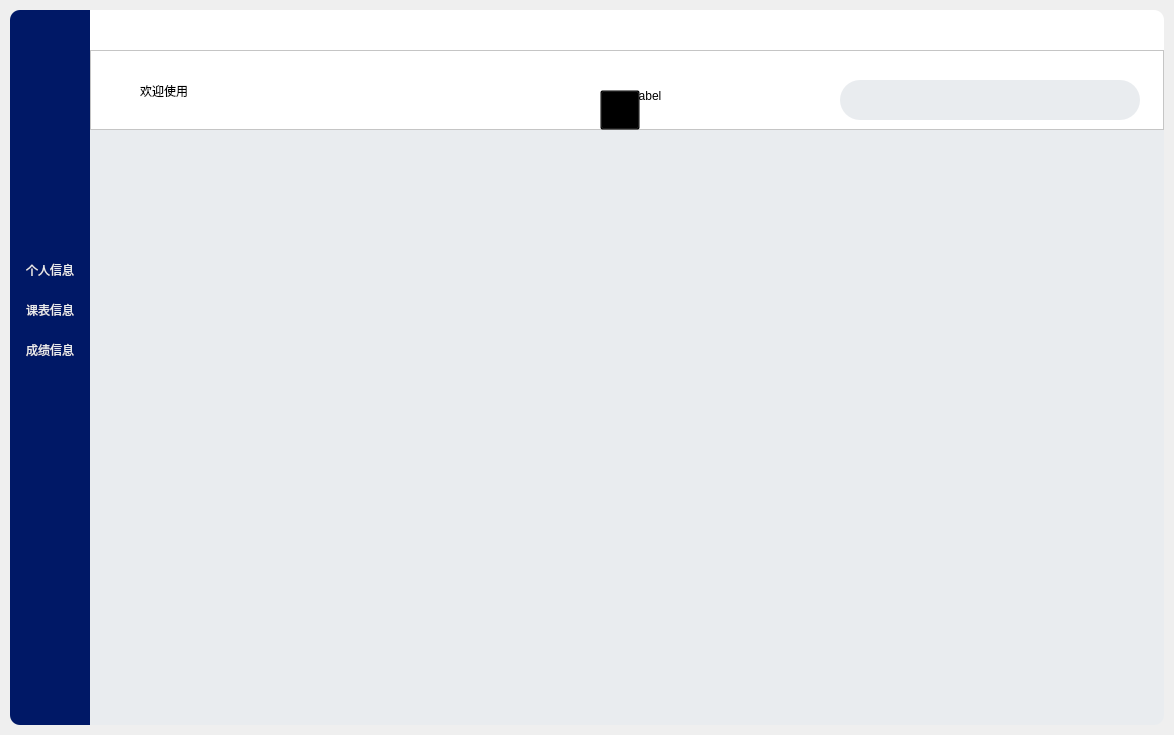
<?xml version="1.0" encoding="UTF-8"?>
<ui version="4.0">
 <class>Form</class>
 <widget class="QWidget" name="Form">
  <property name="geometry">
   <rect>
    <x>0</x>
    <y>0</y>
    <width>1174</width>
    <height>735</height>
   </rect>
  </property>
  <property name="sizePolicy">
   <sizepolicy hsizetype="Fixed" vsizetype="Fixed">
    <horstretch>0</horstretch>
    <verstretch>0</verstretch>
   </sizepolicy>
  </property>
  <property name="windowTitle">
   <string>Form</string>
  </property>
  <widget class="QFrame" name="leftFream">
   <property name="geometry">
    <rect>
     <x>10</x>
     <y>10</y>
     <width>80</width>
     <height>715</height>
    </rect>
   </property>
   <property name="sizePolicy">
    <sizepolicy hsizetype="Fixed" vsizetype="Fixed">
     <horstretch>0</horstretch>
     <verstretch>0</verstretch>
    </sizepolicy>
   </property>
   <property name="styleSheet">
    <string notr="true">background-color: rgb(0, 24, 102);
border-top-left-radius:10px;
border-bottom-left-radius:10px;</string>
   </property>
   <property name="frameShape">
    <enum>QFrame::StyledPanel</enum>
   </property>
   <property name="frameShadow">
    <enum>QFrame::Raised</enum>
   </property>
   <widget class="QLabel" name="headLable">
    <property name="geometry">
     <rect>
      <x>0</x>
      <y>40</y>
      <width>80</width>
      <height>80</height>
     </rect>
    </property>
    <property name="sizePolicy">
     <sizepolicy hsizetype="Fixed" vsizetype="Fixed">
      <horstretch>0</horstretch>
      <verstretch>0</verstretch>
     </sizepolicy>
    </property>
    <property name="text">
     <string/>
    </property>
   </widget>
   <widget class="QPushButton" name="leftButton1">
    <property name="geometry">
     <rect>
      <x>0</x>
      <y>240</y>
      <width>80</width>
      <height>40</height>
     </rect>
    </property>
    <property name="styleSheet">
     <string notr="true">color: rgb(233,236,239);
font: 12pt &quot;微软雅黑&quot;;
border-top-left-radius:0px;
border-bottom-left-radius:0px;</string>
    </property>
    <property name="text">
     <string>个人信息</string>
    </property>
   </widget>
   <widget class="QPushButton" name="leftButton2">
    <property name="geometry">
     <rect>
      <x>0</x>
      <y>280</y>
      <width>80</width>
      <height>40</height>
     </rect>
    </property>
    <property name="sizePolicy">
     <sizepolicy hsizetype="Fixed" vsizetype="Fixed">
      <horstretch>0</horstretch>
      <verstretch>0</verstretch>
     </sizepolicy>
    </property>
    <property name="styleSheet">
     <string notr="true">color: rgb(233,236,239);
font: 12pt &quot;微软雅黑&quot;;
border-top-left-radius:0px;
border-bottom-left-radius:0px;</string>
    </property>
    <property name="text">
     <string>课表信息</string>
    </property>
   </widget>
   <widget class="QPushButton" name="leftButton3">
    <property name="geometry">
     <rect>
      <x>0</x>
      <y>320</y>
      <width>80</width>
      <height>40</height>
     </rect>
    </property>
    <property name="sizePolicy">
     <sizepolicy hsizetype="Fixed" vsizetype="Fixed">
      <horstretch>0</horstretch>
      <verstretch>0</verstretch>
     </sizepolicy>
    </property>
    <property name="styleSheet">
     <string notr="true">color: rgb(233,236,239);
font: 12pt &quot;微软雅黑&quot;;
border-top-left-radius:0px;
border-bottom-left-radius:0px;</string>
    </property>
    <property name="text">
     <string>成绩信息</string>
    </property>
   </widget>
  </widget>
  <widget class="QFrame" name="topFream">
   <property name="geometry">
    <rect>
     <x>90</x>
     <y>10</y>
     <width>1074</width>
     <height>40</height>
    </rect>
   </property>
   <property name="sizePolicy">
    <sizepolicy hsizetype="Fixed" vsizetype="Fixed">
     <horstretch>0</horstretch>
     <verstretch>0</verstretch>
    </sizepolicy>
   </property>
   <property name="styleSheet">
    <string notr="true">background-color: rgb(255, 255, 255);
border-top-right-radius:10px;
</string>
   </property>
   <property name="frameShape">
    <enum>QFrame::StyledPanel</enum>
   </property>
   <property name="frameShadow">
    <enum>QFrame::Raised</enum>
   </property>
   <widget class="QPushButton" name="lineButton">
    <property name="geometry">
     <rect>
      <x>984</x>
      <y>0</y>
      <width>40</width>
      <height>40</height>
     </rect>
    </property>
    <property name="sizePolicy">
     <sizepolicy hsizetype="Fixed" vsizetype="Fixed">
      <horstretch>0</horstretch>
      <verstretch>0</verstretch>
     </sizepolicy>
    </property>
    <property name="text">
     <string/>
    </property>
   </widget>
   <widget class="QPushButton" name="closeButton">
    <property name="geometry">
     <rect>
      <x>1024</x>
      <y>0</y>
      <width>40</width>
      <height>40</height>
     </rect>
    </property>
    <property name="text">
     <string/>
    </property>
   </widget>
   <zorder>closeButton</zorder>
   <zorder>lineButton</zorder>
  </widget>
  <widget class="QFrame" name="midFream">
   <property name="geometry">
    <rect>
     <x>90</x>
     <y>50</y>
     <width>1074</width>
     <height>80</height>
    </rect>
   </property>
   <property name="sizePolicy">
    <sizepolicy hsizetype="Fixed" vsizetype="Fixed">
     <horstretch>0</horstretch>
     <verstretch>0</verstretch>
    </sizepolicy>
   </property>
   <property name="styleSheet">
    <string notr="true">background-color: rgb(255, 255, 255);
</string>
   </property>
   <property name="frameShape">
    <enum>QFrame::StyledPanel</enum>
   </property>
   <property name="frameShadow">
    <enum>QFrame::Raised</enum>
   </property>
   <widget class="QLabel" name="midlabel">
    <property name="geometry">
     <rect>
      <x>50</x>
      <y>20</y>
      <width>181</width>
      <height>41</height>
     </rect>
    </property>
    <property name="styleSheet">
     <string notr="true">font: 700 25pt &quot;微软雅黑&quot;;</string>
    </property>
    <property name="text">
     <string>欢迎使用</string>
    </property>
   </widget>
   <widget class="QLineEdit" name="lineEdit">
    <property name="geometry">
     <rect>
      <x>750</x>
      <y>30</y>
      <width>300</width>
      <height>40</height>
     </rect>
    </property>
    <property name="sizePolicy">
     <sizepolicy hsizetype="Fixed" vsizetype="Fixed">
      <horstretch>0</horstretch>
      <verstretch>0</verstretch>
     </sizepolicy>
    </property>
    <property name="contextMenuPolicy">
     <enum>Qt::PreventContextMenu</enum>
    </property>
    <property name="styleSheet">
     <string notr="true">background-color: rgb(233, 236, 239);
font: 15pt &quot;微软雅黑&quot;;
border:2px;
border-color: rgb(0,24,102);
border-radius:20px;
</string>
    </property>
    <property name="text">
     <string/>
    </property>
    <property name="maxLength">
     <number>15</number>
    </property>
    <property name="echoMode">
     <enum>QLineEdit::Normal</enum>
    </property>
    <property name="cursorPosition">
     <number>0</number>
    </property>
   </widget>
   <widget class="QPushButton" name="screenButton">
    <property name="geometry">
     <rect>
      <x>510</x>
      <y>40</y>
      <width>40</width>
      <height>40</height>
     </rect>
    </property>
    <property name="sizePolicy">
     <sizepolicy hsizetype="Fixed" vsizetype="Fixed">
      <horstretch>0</horstretch>
      <verstretch>0</verstretch>
     </sizepolicy>
    </property>
    <property name="focusPolicy">
     <enum>Qt::NoFocus</enum>
    </property>
    <property name="styleSheet">
     <string notr="true">background-color: rgba(0, 0, 0, 0);
selection-background-color: rgb(231,244,255);</string>
    </property>
    <property name="text">
     <string/>
    </property>
   </widget>
   <widget class="QLabel" name="label">
    <property name="geometry">
     <rect>
      <x>520</x>
      <y>30</y>
      <width>161</width>
      <height>31</height>
     </rect>
    </property>
    <property name="sizePolicy">
     <sizepolicy hsizetype="Fixed" vsizetype="Fixed">
      <horstretch>0</horstretch>
      <verstretch>0</verstretch>
     </sizepolicy>
    </property>
    <property name="styleSheet">
     <string notr="true">
font: 15pt &quot;幼圆&quot;;</string>
    </property>
    <property name="text">
     <string>TextLabel</string>
    </property>
   </widget>
   <zorder>midlabel</zorder>
   <zorder>lineEdit</zorder>
   <zorder>label</zorder>
   <zorder>screenButton</zorder>
  </widget>
  <widget class="QFrame" name="mainFream">
   <property name="geometry">
    <rect>
     <x>90</x>
     <y>130</y>
     <width>1074</width>
     <height>595</height>
    </rect>
   </property>
   <property name="sizePolicy">
    <sizepolicy hsizetype="Fixed" vsizetype="Fixed">
     <horstretch>0</horstretch>
     <verstretch>0</verstretch>
    </sizepolicy>
   </property>
   <property name="styleSheet">
    <string notr="true">background-color: rgb(233, 236, 239);

border-bottom-right-radius:10px;</string>
   </property>
   <property name="frameShape">
    <enum>QFrame::StyledPanel</enum>
   </property>
   <property name="frameShadow">
    <enum>QFrame::Raised</enum>
   </property>
   <widget class="QPushButton" name="pushButton">
    <property name="geometry">
     <rect>
      <x>0</x>
      <y>0</y>
      <width>0</width>
      <height>0</height>
     </rect>
    </property>
    <property name="text">
     <string/>
    </property>
   </widget>
   <widget class="QTableView" name="tableView">
    <property name="geometry">
     <rect>
      <x>0</x>
      <y>0</y>
      <width>0</width>
      <height>0</height>
     </rect>
    </property>
   </widget>
  </widget>
 </widget>
 <resources/>
 <connections/>
</ui>
